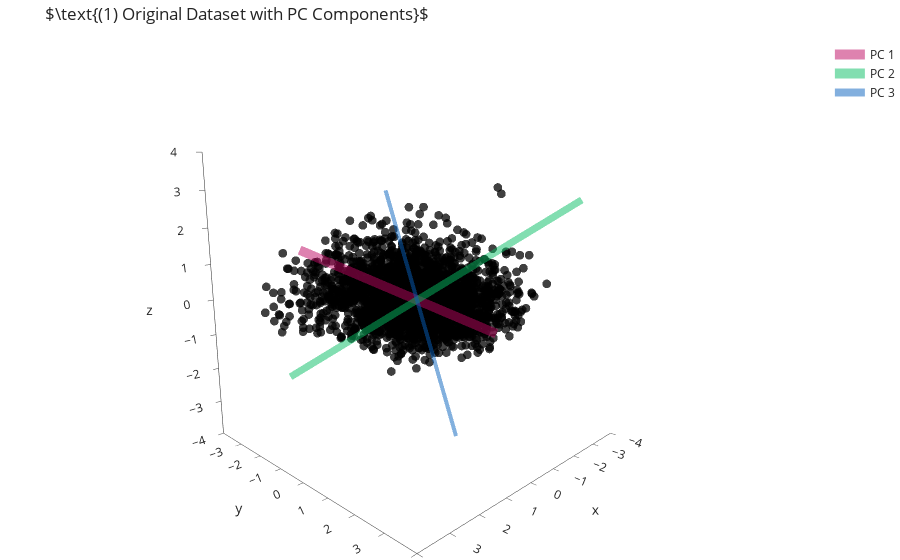

Source (notebook cell):
### Markdown cell above
## Projection Using PCA
Let us begin with visualizing the original dataset as well as the PC components determined by the algorithm. In Figure 1, we can see the spread of the dataset in $\mathbb{R}^3$, and that though it is represented in a 3 dimensional space, it is mostly described along some 2 dimensional space. 

Looking at the PCs, and specifically at their size and width, we get an understandment of "how much" of the data is spread in each direction.

Rotate Figure 1 to view the data in two ways. Firstly view the data in an angle perpendicular to both PC1 and PC2. This will be the angle that the data has the largest amount of spread in a 2 dimensional subspace. See how for both the Gaussian and Circular datasets we are still able to see the main trends of the data. Next, view the data in an angle perpendicular to PC3. In this direction of the 3 dimentional space we are not able to get a clear view of the main trends of the data. We merly observe a dense cloud of points.

### Code cell
pca = PCA(n_components=3).fit(X)

go.Figure(data = [go.Scatter3d(x = X[:, 0], y=X[:, 1], z=X[:, 2], opacity = .75, mode = 'markers', 
                               marker=dict(size=3, color="black"), showlegend=False)] + 
                 [plot_principal_component(pca, i) for i in range(3)],
          layout = go.Layout(title=r"$\text{(1) Original Dataset with PC Components}$", 
                             scene = scene, scene_aspectmode="cube"))

### Figure 1 — Plotly figure (JSON) as saved in the notebook; plotly's stock layout.template omitted (floating-point values rounded to 4 significant figures; data arrays with more than 128 entries replaced by an {"elided": "..."} marker saying what was removed)
{"data": [{"marker": {"color": "black", "size": 3}, "mode": "markers", "opacity": 0.75, "showlegend": false, "type": "scatter3d", "x": {"elided": "2500 float values"}, "y": {"elided": "2500 float values"}, "z": {"elided": "2500 float values"}}, {"line": {"color": "rgb(189,6,96)", "width": 18.76}, "mode": "lines", "name": "PC 1", "opacity": 0.5, "type": "scatter3d", "x": [8.488, -8.488], "y": [0.5981, -0.5981], "z": [3.951, -3.951]}, {"line": {"color": "rgb(6,189,99)", "width": 14.12}, "mode": "lines", "name": "PC 2", "opacity": 0.5, "type": "scatter3d", "x": [2.207, -2.207], "y": [-5.445, 5.445], "z": [-3.917, 3.917]}, {"line": {"color": "rgb(6,96,189)", "width": 7.955}, "mode": "lines", "name": "PC 3", "opacity": 0.5, "type": "scatter3d", "x": [1.151, -1.151], "y": [2.519, -2.519], "z": [-2.854, 2.854]}], "layout": {"scene": {"aspectmode": "cube", "camera": {"eye": {"x": 1.5, "y": 1.5, "z": 0.5}}, "xaxis": {"range": [-4, 4]}, "yaxis": {"range": [-4, 4]}, "zaxis": {"range": [-4, 4]}}, "title": {"text": "$\\text{(1) Original Dataset with PC Components}$"}}}
